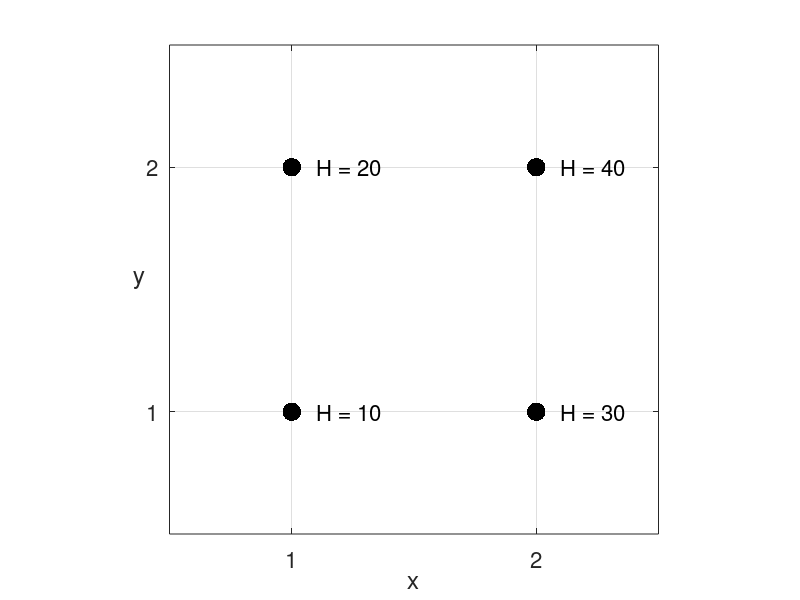

Recreate this plot in MATLAB. (Note: this script raises an error after producing the figure.)
x = [ 1, 1, 2, 2];
y = [ 1, 2, 1, 2];
H = [10,20,30,40];

figure(1);clf;grid on;hold on;
    plot(x,y,'k.','MarkerSize',40)
    for i = 1:length(x)
	text(x(i)+0.1,y(i),...
	     sprintf('H = %d',H(i)),...
	     'FontSize',16);
    end
    xlabel('x')
    ylabel(gca, 'y','Rotation',0);
    set(gca,'XTick',[1,2])
    set(gca,'YTick',[1,2])
    axis square
    box on;
    set(gca,'FontSize',16);
    axis([0.5 2.5 0.5 2.5])
    saveplots('linear2D')